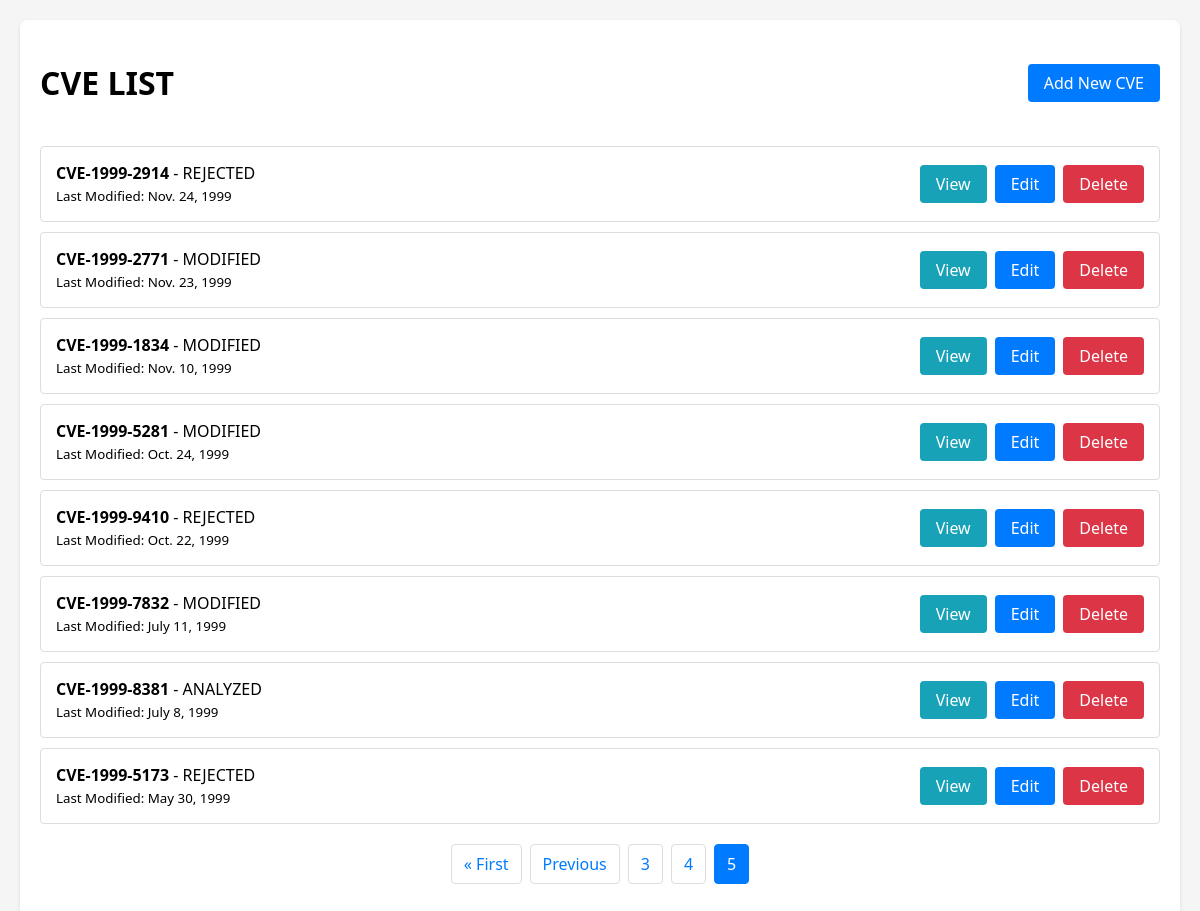
The app's page /?page=5 with its own data.
### cve_app/models.py (models this page shows, shortened)
class CVE(models.Model):
    cve_id = models.CharField(max_length=20, unique=True)
    identifier = models.CharField(max_length=20)
    published_date = models.DateField()
    last_modified_date = models.DateField()
    status = models.CharField(max_length=20, choices = [
        ('ANALYZED', 'Analyzed'),
        ('MODIFIED', 'Modified'),
        ('REJECTED', 'Rejected')
    ])
    class Meta:
        ordering = ['-last_modified_date']

### cve_app/views.py (the view)
# urls.py: path('', views.cve_list, name='cve_list'),
def cve_list(request):
    cves = CVE.objects.all().order_by('-last_modified_date')
    paginator = Paginator(cves, 10)
    page_number = request.GET.get('page')
    page_obj = paginator.get_page(page_number)
    return render(request, 'cve_app/cve_list.html', {'page_obj': page_obj})

### cve_app/templates/cve_app/cve_list.html (shortened to what this page needs)
{% extends 'cve_app/base.html' %}
{% block content %}
<div class="header">
    <h1>CVE LIST</h1>
    <a href="{% url 'cve_create' %}" class="btn btn-primary">Add New CVE</a>
</div>
<div class="cve-list">
    {% for cve in page_obj %}
        <div class="cve-item">
            <div>
                <strong>{{ cve.cve_id }}</strong> - {{ cve.status }}
                <br>
                <small>Last Modified: {{ cve.last_modified_date }}</small>
            </div>
            <div class="cve-actions">
                <a href="{% url 'cve_detail' cve.id %}" class="btn btn-info">View</a>
                <a href="{% url 'cve_update' cve.id %}" class="btn btn-primary">Edit</a>
                <a href="{% url 'cve_delete' cve.id %}" class="btn btn-danger">Delete</a>
            </div>
        </div>
    {% endfor %}
</div>
<div class="pagination">
    {% if page_obj.has_previous %}
        <a href="?page=1">&laquo; First</a>
        <a href="?page={{ page_obj.previous_page_number }}">Previous</a>
    {% endif %}
    {% for num in page_obj.paginator.page_range %}
        {% if page_obj.number == num %}
            <a class="active" href="?page={{ num }}">{{ num }}</a>
        {% elif num > page_obj.number|add:'-3' and num < page_obj.number|add:'3' %}
            <a href="?page={{ num }}">{{ num }}</a>
        {% endif %}
    {% endfor %}
</div>
{% endblock %}

### cve_app/templates/cve_app/base.html (style rules this page uses)
body { font-family: 'Segoe UI', Tahoma, Geneva, Verdana, sans-serif; margin: 0; padding: 20px; background-color: #f5f5f5; }
.header { display: flex; justify-content: space-between; align-items: center; margin-bottom: 20px; }
.btn { padding: 8px 16px; border-radius: 4px; border: none; cursor: pointer; text-decoration: none; font-weight: 500; }
.btn-primary { background-color: #007bff; color: white; }
.btn-danger { background-color: #dc3545; color: white; }
.cve-list { list-style: none; padding: 0; }
.cve-item { padding: 15px; border: 1px solid #ddd; margin-bottom: 10px; border-radius: 4px; display: flex; justify-content: space-between; align-items: center; }
.pagination { display: flex; justify-content: center; margin-top: 20px; }
.pagination a { padding: 8px 12px; margin: 0 4px; border: 1px solid #ddd; text-decoration: none; color: #007bff; border-radius: 4px; }
.pagination .active { background-color: #007bff; color: white; border-color: #007bff; }
.btn-info { background-color: #17a2b8; color: white; }
.cve-actions { display: flex; gap: 8px; }

### records on screen
CVE: cve_id "CVE-1999-2914", status "REJECTED", last_modified_date "Nov. 24, 1999"
CVE: cve_id "CVE-1999-2771", status "MODIFIED", last_modified_date "Nov. 23, 1999"
CVE: cve_id "CVE-1999-1834", status "MODIFIED", last_modified_date "Nov. 10, 1999"
CVE: cve_id "CVE-1999-5281", status "MODIFIED", last_modified_date "Oct. 24, 1999"
CVE: cve_id "CVE-1999-9410", status "REJECTED", last_modified_date "Oct. 22, 1999"
CVE: cve_id "CVE-1999-7832", status "MODIFIED", last_modified_date "July 11, 1999"
CVE: cve_id "CVE-1999-8381", status "ANALYZED", last_modified_date "July 8, 1999"
CVE: cve_id "CVE-1999-5173", status "REJECTED", last_modified_date "May 30, 1999"

### other values on screen
{{ num }} "3" "4"
{{ num }} "5"
